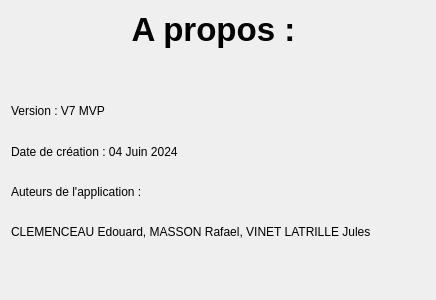
<?xml version="1.0" encoding="UTF-8"?>
<ui version="4.0">
 <class>apropos</class>
 <widget class="QDialog" name="apropos">
  <property name="geometry">
   <rect>
    <x>0</x>
    <y>0</y>
    <width>436</width>
    <height>300</height>
   </rect>
  </property>
  <property name="windowTitle">
   <string>Dialog</string>
  </property>
  <layout class="QVBoxLayout" name="verticalLayout_2">
   <item>
    <layout class="QVBoxLayout" name="verticalLayout">
     <item>
      <widget class="QLabel" name="label">
       <property name="font">
        <font>
         <pointsize>25</pointsize>
         <bold>true</bold>
        </font>
       </property>
       <property name="text">
        <string>A propos : </string>
       </property>
       <property name="alignment">
        <set>Qt::AlignCenter</set>
       </property>
      </widget>
     </item>
     <item>
      <spacer name="verticalSpacer">
       <property name="orientation">
        <enum>Qt::Vertical</enum>
       </property>
       <property name="sizeType">
        <enum>QSizePolicy::Minimum</enum>
       </property>
       <property name="sizeHint" stdset="0">
        <size>
         <width>20</width>
         <height>40</height>
        </size>
       </property>
      </spacer>
     </item>
     <item>
      <widget class="QLabel" name="label_2">
       <property name="text">
        <string>Version : V7 MVP</string>
       </property>
      </widget>
     </item>
     <item>
      <widget class="QLabel" name="label_3">
       <property name="text">
        <string>Date de création : 04 Juin 2024</string>
       </property>
      </widget>
     </item>
     <item>
      <widget class="QLabel" name="label_4">
       <property name="text">
        <string>Auteurs de l'application : </string>
       </property>
      </widget>
     </item>
     <item>
      <widget class="QLabel" name="label_5">
       <property name="text">
        <string>CLEMENCEAU Edouard, MASSON Rafael, VINET LATRILLE Jules</string>
       </property>
      </widget>
     </item>
     <item>
      <spacer name="verticalSpacer_2">
       <property name="orientation">
        <enum>Qt::Vertical</enum>
       </property>
       <property name="sizeType">
        <enum>QSizePolicy::Minimum</enum>
       </property>
       <property name="sizeHint" stdset="0">
        <size>
         <width>20</width>
         <height>40</height>
        </size>
       </property>
      </spacer>
     </item>
    </layout>
   </item>
  </layout>
 </widget>
 <resources/>
 <connections/>
</ui>
